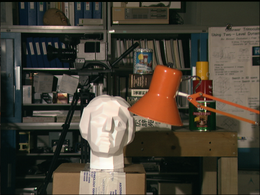
%> input picture lab4/stereoprakt/scene1.row3.col3.ppm, 260 x 195 px, shrunk from 384 x 288 before the run
$ octave e2.m   (GNU Octave 9; MATLAB toolbox functions it lacks are replaced by stand-ins)
%> lines starting %> are read from the running program, lines starting %| are printed output that depends on the picture; in (x1, y1, x2, y2) boxes, pixels count from 0 and x2, y2 are one past the last pixel; in counts of white or black regions, pixels touching at a corner belong together; the program's own positions count from 1
### lab4/stereoprakt/makeDispImage.m
function distImage = makeDispImage(file_left,file_right, n, max_xshift, max_yshift)
%> called with file_left = 'scene1.row3.col1.ppm', file_right = 'scene1.row3.col3.ppm', n = 7, max_xshift = 28, max_yshift = 28
% n= window size


%read images
I1 = rgb2gray(imread(file_right));
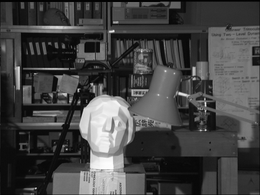
%> I1: size 195x260 uint8; min 0, max 255, mean 68.4
I2 = rgb2gray(imread(file_left));
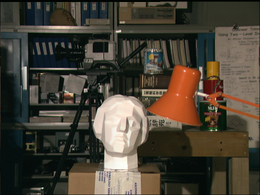
%> input picture lab4/stereoprakt/scene1.row3.col1.ppm, 260 x 195 px, shrunk from 384 x 288 before the run
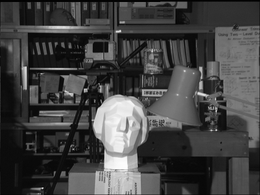
%> I2: size 195x260 uint8; min 0, max 254, mean 67.3

%blurr images
I1 = imgaussfilt(I1);
I2 = imgaussfilt(I2);


s1 = size(I2,1);
%> s1 = 195
s2 = size(I2,2);
%> s2 = 260

%add zero padding

distImage = zeros(s1,s2);
distanceMultiplier = 8;
%for every window position
for j=1:s1-n
    for i=1:s2-n
        % [5 lines of commented-out code are left out]
        window = I1(j:j+n-1,i:i+n-1);
        rowMinJ = max([j-max_yshift j]);
        rowMaxJ = min([j+n-1+max_yshift s1]);
        rowMinI = max([i-max_xshift i]);
        rowMaxI = min([i+n-1+max_xshift s2]);
        rows = I2(rowMinJ:rowMaxJ,rowMinI:rowMaxI);


        % [12 lines of commented-out code are left out]
        c = normxcorr2(window,rows);
        %find max value
        [ypeak, xpeak] = find(c==max(c(:)));
        %disp(ypeak(1,1)-n);
        difference = xpeak(1,1)-n;


        %calculate difference value
        %disp(xpeak(1,1)-n);
        %yoffSet = ypeak(1,1)-1;
        %xoffSet = xpeak(1,1)-1;

        diffValue = difference*distanceMultiplier;
        %fprintf('Esa %d.2f \n', diffValue);
        %disp(diffValue);
        %disp(distImage(j,i));
        distImage(j+floor(n/2),i+floor(n/2)) = diffValue;
    end
end
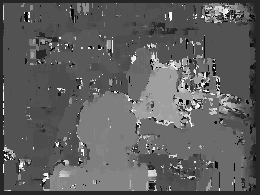
%> distImage: size 195x260 double; min -48, max 272, mean 71.8; drawn with min black and max white

end

### lab4/stereoprakt/e2.m
clear vars
close all


%read images
file1 = 'scene1.row3.col1.ppm';
file2 = 'scene1.row3.col3.ppm';
I = makeDispImage(file1,file2, 7,28,28);
I(I>255) = 255;
%> I: size 195x260 double; 0.69% of pixels changed, all inside (x1, y1, x2, y2) = (3, 5, 229, 191)
imwrite(I/255,'e2N7.png');
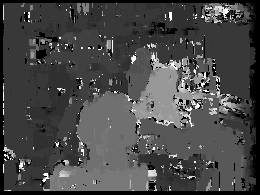
%> saved as e2N7.png: size 195x260 uint8; min 0, max 255, mean 72.3
